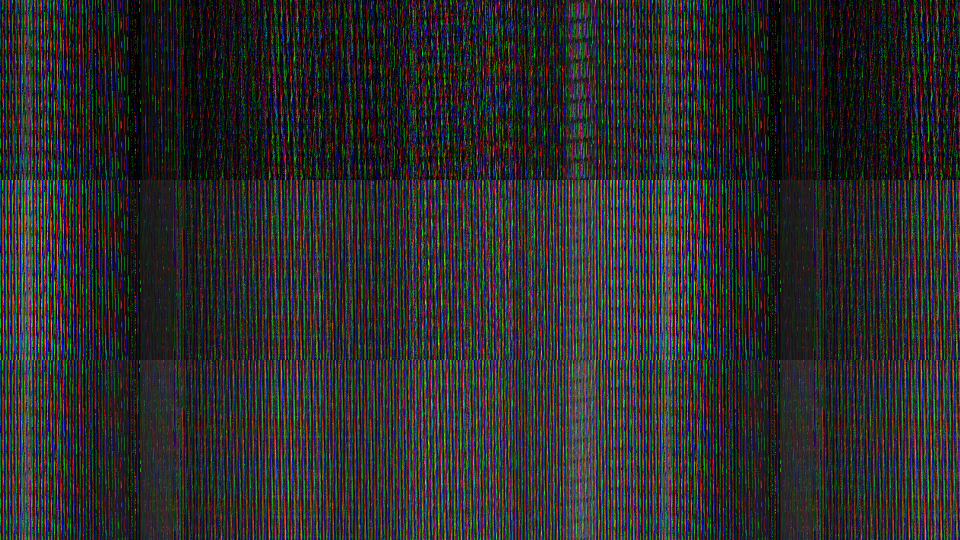
#> input picture i3lock/glitch.png, 1920 x 1080 px (shown at 1/2 size)
$ python datamosh.py glitch.png
#> lines starting #> are read from the running program, lines starting #| are printed output that depends on the picture
import sys
import numpy as np
from scipy import ndimage
from scipy import misc
import imageio
import matplotlib.pyplot as plt

def applySine(path):
    face = imageio.imread(path)
    dims = face.shape
    r = face*(1,0,0)
    g = face*(0,1,0)
    b = face*(0,0,1)
    r = np.flip(r,0)
    r = np.roll(r, np.random.randint(dims[1]),0)
    g = np.roll(g, np.random.randint(dims[1]),0)
    b = np.roll(b, np.random.randint(dims[1]),0)
    face = r*2+g+b
    face = np.ravel(face)
    s = (np.sin(np.arange(face.shape[0])/(dims[1])))
    n = (np.round(np.sin(face)/1.9)).astype(int)
    face = face+n*255
    face = (s*face*255).astype('uint8')
    face = face.reshape(dims)
    imageio.imsave(path, face)

def resizeDestroy(path):
#> called with path = 'glitch.png'
    face = imageio.imread(path)
#> face is the input picture: shape (1080, 1920, 3); mean R, G, B 43.1, 43.4, 43.2
    dims = face.shape
#> dims = (1080, 1920, 3)
    face = (face.reshape((-1,face.shape[0],3))).T
    face = face.reshape(dims)
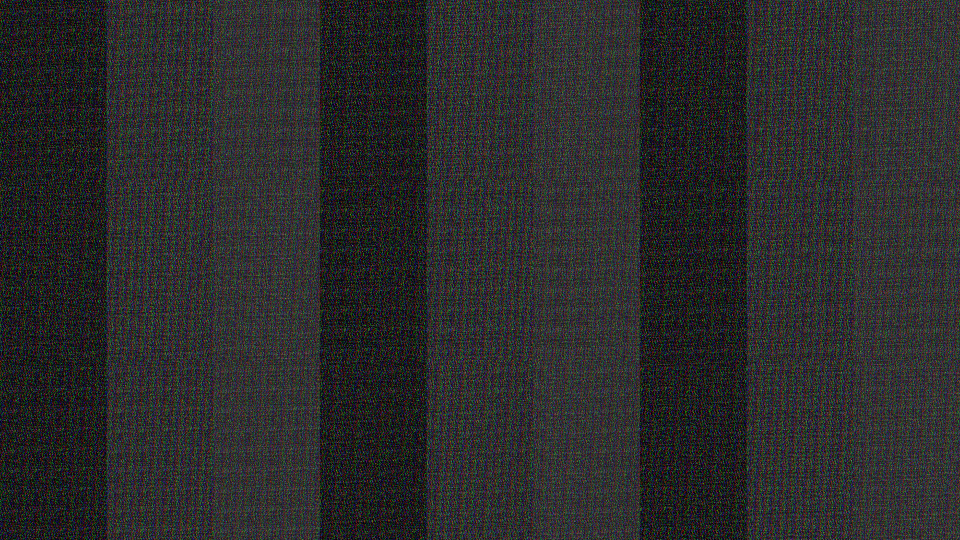
#> face: shape (1080, 1920, 3) (shown at 1/2 size); mean R, G, B 43.2, 43.2, 43.3
    imageio.imsave(path, face)

resizeDestroy(sys.argv[1])
